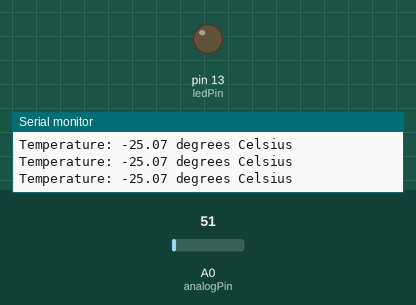
This sketch was run on a simulated Arduino Uno, built with avr-gcc and run on an emulated ATmega328P. On the bench: output pins drawn as LEDs (lit = HIGH), the last lines printed to the serial monitor. The inputs (shaded band) are chosen by the test bench; at power-on: A0 (analogPin) = 51.

Above: at 1.2 s.
1.3 s: A0 (analogPin) set to 77
4.3 s: A0 (analogPin) set to 88
At 9.8 s:
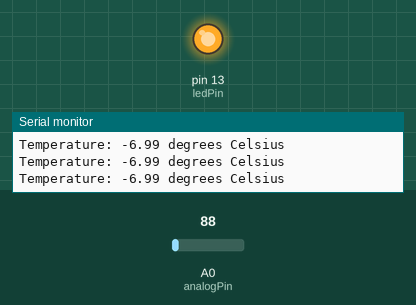
Timing chart, 0 to 11.3 s (numbered marks = the images above; inputs shaded):
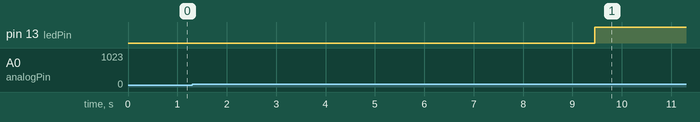

Measured:
- the behaviour switches between 81 and 82 on A0 (analogPin) (found by bisection; images 0 and 1)

The sketch:

Assignment.ino
```cpp
const int analogPin = A0;                             // Analog pin for LM35
const int ledPin = 13;                                // Onboard LED pin

const int belowThresholdBlinkInterval = 250;          // Blink interval when temperature is below 30 degrees Celsius (in loop iterations)
const int aboveThresholdBlinkInterval = 500;          // Blink interval when temperature is above 30 degrees Celsius (in loop iterations)

int temperatureThreshold = 30;                        // Temperature threshold in degrees Celsius

int blinkCounter = 0;                                 // Counter to track the number of loop iterations

void setup()
{
  pinMode(ledPin, OUTPUT);
  Serial.begin(9600);
}

void loop()
{
 // Read temperature from LM35 sensor
  int rawValue = analogRead(analogPin);
  float voltage = (rawValue / 1023.0) * 5.0;
  float temperatureC = (voltage - 0.5) * 100.0;

  // Print temperature to serial monitor
  Serial.print("Temperature: ");
  Serial.print(temperatureC);
  Serial.println(" degrees Celsius");

  // Check temperature and control LED accordingly
  if (temperatureC < temperatureThreshold)
  {
    updateLEDState(belowThresholdBlinkInterval);
  }
  else
  {
    updateLEDState(aboveThresholdBlinkInterval);
  }
}

void updateLEDState(int interval)
{
  if (blinkCounter >= interval)
  {
    // Toggle the LED state
    digitalWrite(ledPin, !digitalRead(ledPin));
    // Reset the counter
    blinkCounter = 0;
  }
  else
  {
    // Increment the counter
    blinkCounter++;
  }

}
```
